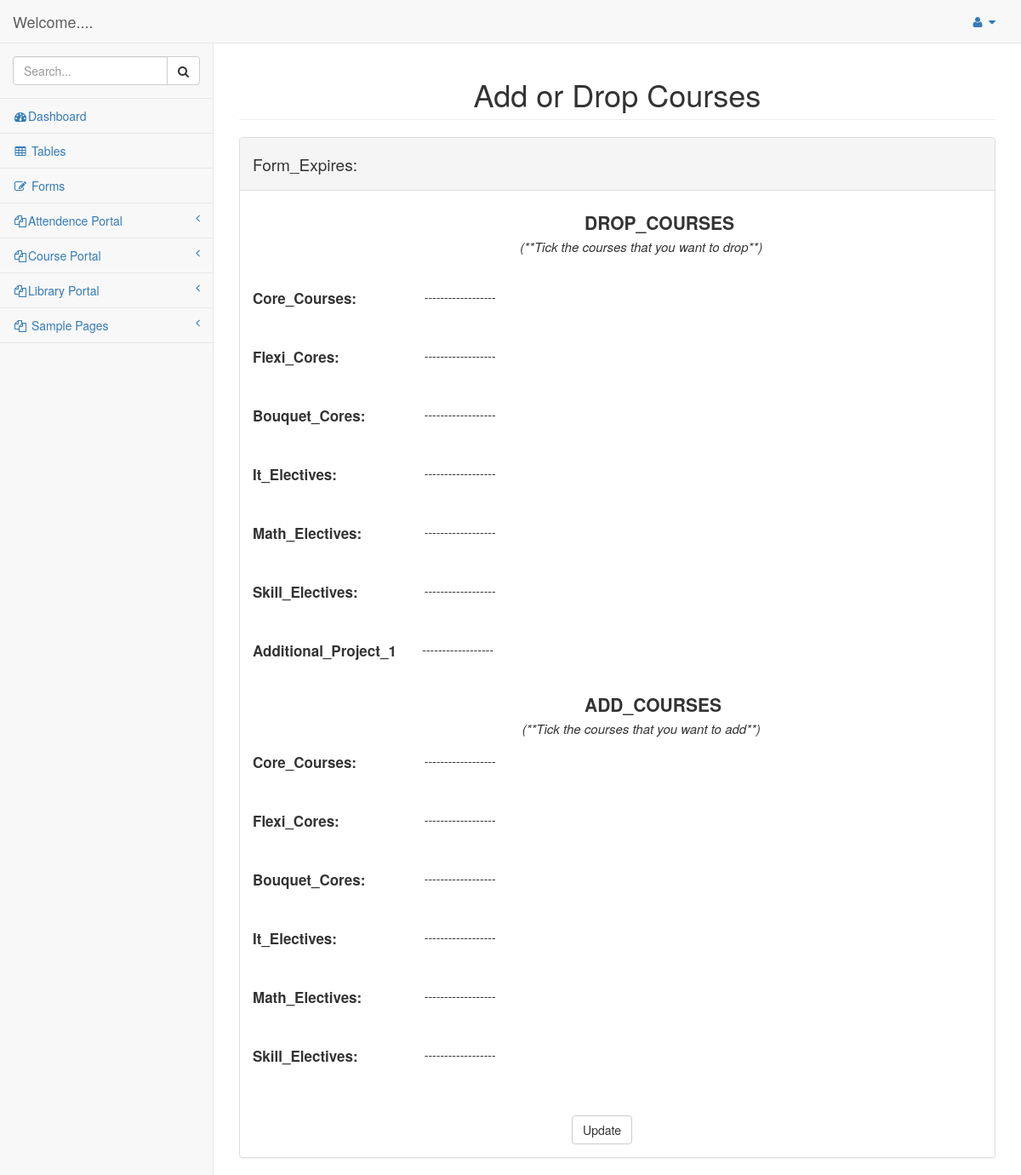
Page /Project_BTP/Student/pages/addordrop.php on the earlier database version.
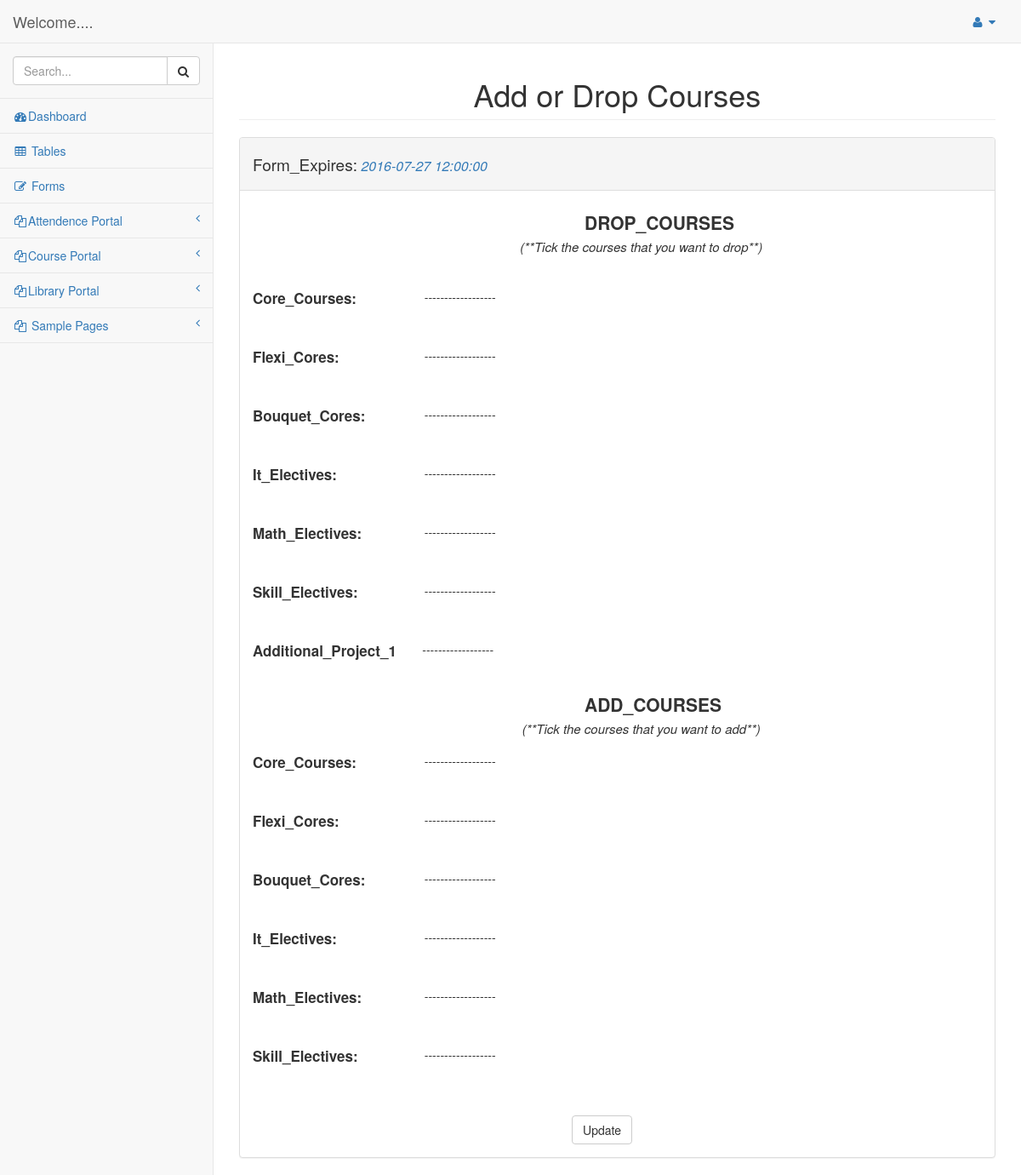
Same page on the later database version.
### tables this page shows
CREATE TABLE `validition` (
  `vid` int(11) NOT NULL,
  `S_date` datetime DEFAULT NULL,
  `E_date` datetime DEFAULT NULL
);

### Project_BTP/Student/pages/addordrop.php (the view, shortened to what the changed rows need)
<?php
include "dbConfig.php";
$sql="SELECT E_date FROM validition WHERE vid=1";
$query=$conn->query($sql);
if($query)
{
    $row=mysqli_fetch_row($query);
    $ed=$row[0];
}
?>
<!DOCTYPE html>
<html lang="en">
<head>
    <link href="../bower_components/bootstrap/dist/css/bootstrap.min.css" rel="stylesheet">
    <link href="../bower_components/metisMenu/dist/metisMenu.min.css" rel="stylesheet">
    <link href="../dist/css/sb-admin-2.css" rel="stylesheet">
    <link href="../bower_components/font-awesome/css/font-awesome.min.css" rel="stylesheet" type="text/css">
</head>
<body>
    <div id="wrapper">
        <div id="page-wrapper">
            <div class="row">
                <div class="col-lg-12">
                    <h1><Center class="page-header">Add or Drop Courses</Center></h1>
                </div>
            </div>
            <div class="row">
                <div class="col-lg-12">
                    <div class="panel panel-default">
                        <div class="panel-heading">
                         <?php echo'<p class="form-control-static" style="position:relative; left: opx; font-size: 19px; font-style: Bold;">Form_Expires:'.'<a  style="font-size: 16px; font-style: italic;">  '.$ed.'</a></p>'; ?>
                        </div>
                    </div>
                </div>
            </div>
        </div>
    </div>
</body>
</html>

Differences in the rows shown:
added validition: E_date "2016-07-27 12:00:00"
